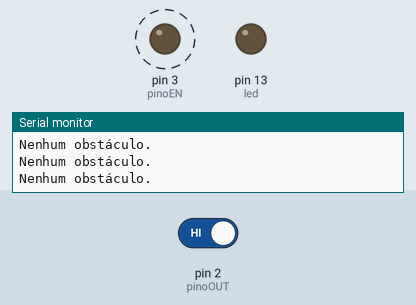
Bench run of a sketch on a simulated Arduino Uno, built with avr-gcc and run on an emulated ATmega328P. Shown: output pins drawn as LEDs (lit = HIGH), the last lines printed to the serial monitor. Dashed ring = blinking. The test bench sets the inputs (shaded band); at power-on: pin 2 (pinoOUT) HIGH.

Above: at 2.1 s.
2.2 s: pin 2 (pinoOUT) driven LOW
At 2.9 s:
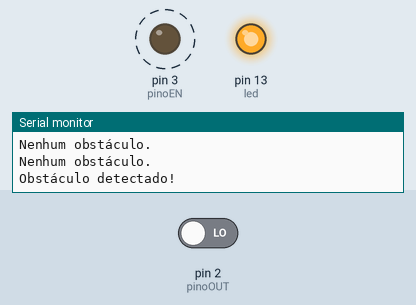
5.4 s: pin 2 (pinoOUT) driven HIGH
At 5.9 s:
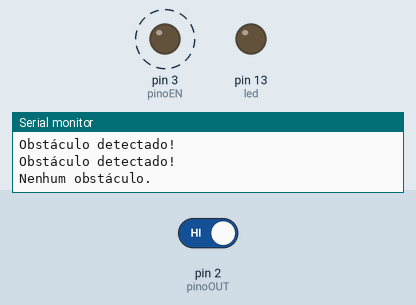
Timing chart, 0 to 14.6 s (numbered marks = the images above; inputs shaded):
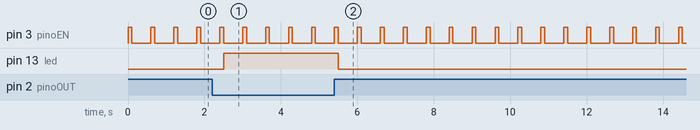

The sketch:

sensor_distancia_infravermelho_V2.ino
```cpp
const int pinoOUT = 2;   // Saída do sensor (OUT)
const int pinoEN = 3;    // Pino de Enable do sensor
const int led = 13;

void setup() {
  pinMode(pinoOUT, INPUT);
  pinMode(pinoEN, OUTPUT);
  pinMode(led, OUTPUT);

  Serial.begin(9600);
}

void loop() {
  // Ativa o sensor momentaneamente
  digitalWrite(pinoEN, HIGH); // Liga o sensor
  delay(100); // Tempo para estabilizar e ler
  int leitura = digitalRead(pinoOUT);

  if (leitura == LOW) {
    Serial.println("Obstáculo detectado!");
    digitalWrite(led, HIGH);
  } else {
    Serial.println("Nenhum obstáculo.");
    digitalWrite(led, LOW);
  }

  digitalWrite(pinoEN, LOW); // Desliga o sensor para evitar leituras falsas
  delay(500); // Aguarda antes da próxima leitura
}
```

Measured:
- after the input at 2.2 s, pin 13 (led): LOW → HIGH after 0.30 s
- after the input at 5.4 s, pin 13 (led): HIGH → LOW after 0.10 s
- by itself, pin 3 (pinoEN): alternates HIGH for 0.10 s and LOW for 0.50 s
